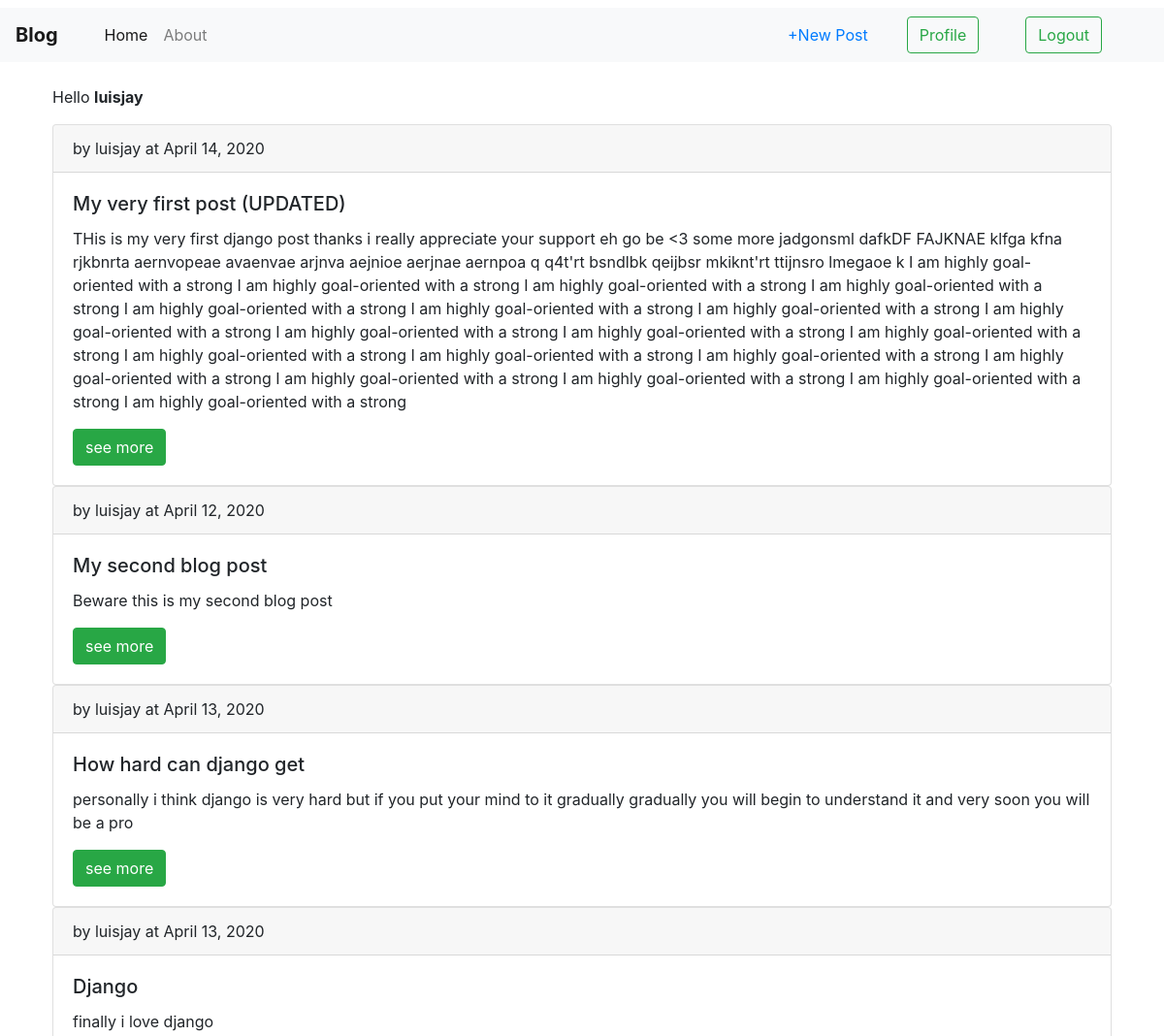
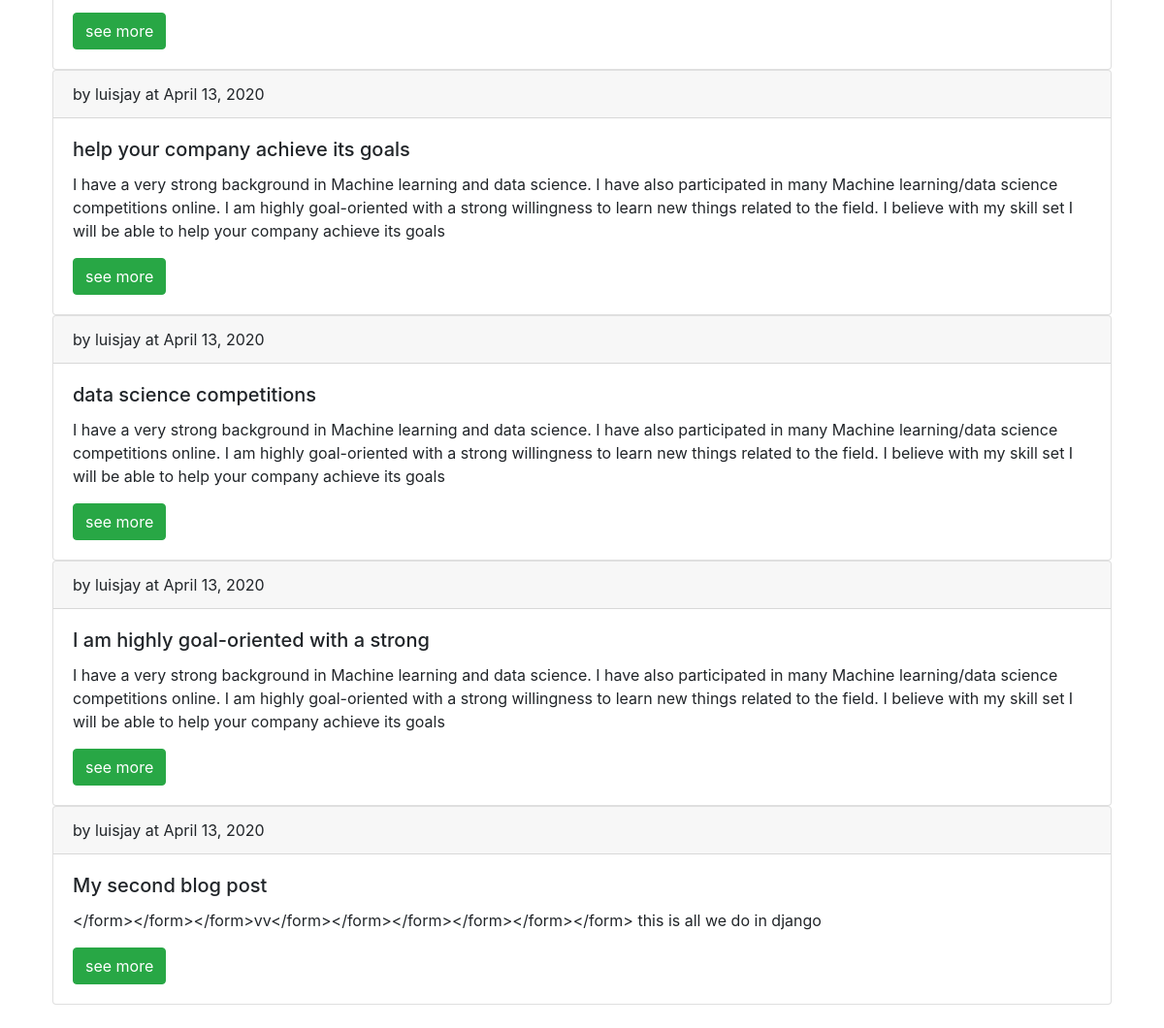
The app's page / (signed in) with its own data (2 pictures, top to bottom).
### blog/models.py (models this page shows, shortened)
class post(models.Model):
	title=models.CharField(max_length=200)
	author=models.ForeignKey(to=User, on_delete=models.CASCADE,)
	content=models.TextField()
	date_created=models.DateField(auto_now=True)

### blog/views.py (the view)
# urls.py: path('', BlogListView.as_view(), name='home'),
class BlogListView(ListView):
		model=post
		template_name='blog/home.html'

### blog/templates/blog/home.html
{% extends 'blog/base.html' %}
{%load static%}
{% block content %}
	{%if user.is_authenticated %}
		<p>Hello <strong>{{user.username}}</strong></p>
  	{%else%}
  		<p class="text-muted">you are not Logged in</p>
	{%endif%}
	{%for post in object_list%}
		<div class="card">
		  <div class="card-header">
		   by {{post.author}} at {{post.date_created}}
		  </div>
		  <div class="card-body">
		    <h5 class="card-title">{{post.title}}</h5>
		    <p class="card-text">{{post.content}}</p>
		    <a href="{% url 'post-detail' post.pk %}" class="btn btn-success">see more</a>
		  </div>
		</div>
	{%endfor%}
{%endblock%}

### records on screen
post: author "luisjay", date_created "April 14, 2020", title "My very first post (UPDATED)", content "THis is my very first django post thanks i really appreciate your support eh go be <3 some more jadgonsml dafkDF FAJKNAE klfga kfna rjkbnrta aernvopeae avaenvae arjnva aejnioe aerjnae aernpoa q q4t'rt bsndlbk qeijbsr mkiknt'rt ttijnsro lmegaoe k I am highly goal-oriented with a strong I am highly goal-oriented with a strong I am highly goal-oriented with a strong I am highly goal-oriented with a strong I am highly goal-oriented with a strong I am highly goal-oriented with a strong I am highly goal-oriented with a strong I am highly goal-oriented with a strong I am highly goal-oriented with a strong I am highly goal-oriented with a strong I am highly goal-oriented with a strong I am highly…"
post: author "luisjay", date_created "April 12, 2020", title "My second blog post", content "Beware this is my second blog post"
post: author "luisjay", date_created "April 13, 2020", title "How hard can django get", content "personally i think django is very hard but if you put your mind to it gradually gradually you will begin to understand it and very soon you will be a pro"
post: author "luisjay", date_created "April 13, 2020", title "Django", content "finally i love django"
post: author "luisjay", date_created "April 13, 2020", title "help your company achieve its goals", content "I have a very strong background in Machine learning and data science. I have also participated in many Machine learning/data science competitions online. I am highly goal-oriented with a strong willingness to learn new things related to the field. I believe with my skill set I will be able to help your company achieve its goals"
post: author "luisjay", date_created "April 13, 2020", title "data science competitions", content "I have a very strong background in Machine learning and data science. I have also participated in many Machine learning/data science competitions online. I am highly goal-oriented with a strong willingness to learn new things related to the field. I believe with my skill set I will be able to help your company achieve its goals"
post: author "luisjay", date_created "April 13, 2020", title "I am highly goal-oriented with a strong", content "I have a very strong background in Machine learning and data science. I have also participated in many Machine learning/data science competitions online. I am highly goal-oriented with a strong willingness to learn new things related to the field. I believe with my skill set I will be able to help your company achieve its goals"
post: author "luisjay", date_created "April 13, 2020", title "My second blog post", content "</form></form></form>vv</form></form></form></form></form></form> this is all we do in django"

### other values on screen
{{ user.username }} "luisjay"
